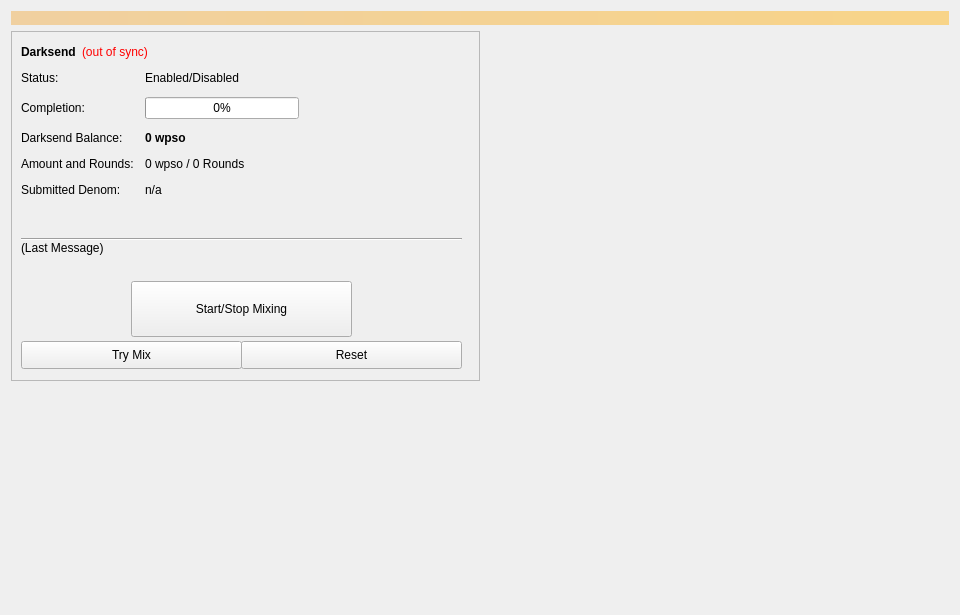
<?xml version="1.0" encoding="UTF-8"?>
<ui version="4.0">
 <class>Coinmix</class>
 <widget class="QWidget" name="Coinmix">
  <property name="geometry">
   <rect>
    <x>0</x>
    <y>0</y>
    <width>960</width>
    <height>615</height>
   </rect>
  </property>
  <property name="minimumSize">
   <size>
    <width>960</width>
    <height>0</height>
   </size>
  </property>
  <property name="windowTitle">
   <string>Form</string>
  </property>
  <layout class="QVBoxLayout" name="topLayout">
   <item>
    <widget class="QLabel" name="labelAlerts">
     <property name="visible">
      <bool>false</bool>
     </property>
     <property name="styleSheet">
      <string notr="true">background-color: qlineargradient(x1: 0, y1: 0, x2: 1, y2: 0, stop:0 #F0D0A0, stop:1 #F8D488); color:#000000;</string>
     </property>
     <property name="wordWrap">
      <bool>true</bool>
     </property>
     <property name="margin">
      <number>3</number>
     </property>
    </widget>
   </item>
   <item>
    <layout class="QHBoxLayout" name="horizontalLayout" stretch="1,1">
     <item>
      <layout class="QVBoxLayout" name="verticalLayout_2">
       <item>
        <widget class="QFrame" name="frameDarksend">
         <property name="minimumSize">
          <size>
           <width>0</width>
           <height>350</height>
          </size>
         </property>
         <property name="layoutDirection">
          <enum>Qt::LeftToRight</enum>
         </property>
         <property name="frameShape">
          <enum>QFrame::StyledPanel</enum>
         </property>
         <property name="frameShadow">
          <enum>QFrame::Raised</enum>
         </property>
         <widget class="QWidget" name="formLayoutWidget">
          <property name="geometry">
           <rect>
            <x>10</x>
            <y>40</y>
            <width>451</width>
            <height>161</height>
           </rect>
          </property>
          <layout class="QFormLayout" name="formLayout">
           <property name="fieldGrowthPolicy">
            <enum>QFormLayout::AllNonFixedFieldsGrow</enum>
           </property>
           <property name="horizontalSpacing">
            <number>11</number>
           </property>
           <property name="verticalSpacing">
            <number>12</number>
           </property>
           <item row="0" column="0">
            <widget class="QLabel" name="label_6">
             <property name="text">
              <string>Status:</string>
             </property>
            </widget>
           </item>
           <item row="1" column="0">
            <widget class="QLabel" name="label_7">
             <property name="text">
              <string>Completion:</string>
             </property>
            </widget>
           </item>
           <item row="1" column="1">
            <widget class="QProgressBar" name="DarksendProgress">
             <property name="maximumSize">
              <size>
               <width>154</width>
               <height>16777215</height>
              </size>
             </property>
             <property name="value">
              <number>0</number>
             </property>
            </widget>
           </item>
           <item row="2" column="0">
            <widget class="QLabel" name="labelAnonymizedText">
             <property name="text">
              <string>Darksend Balance:</string>
             </property>
            </widget>
           </item>
           <item row="2" column="1">
            <widget class="QLabel" name="labelAnonymized">
             <property name="font">
              <font>
               <weight>75</weight>
               <bold>true</bold>
              </font>
             </property>
             <property name="text">
              <string notr="true">0 wpso</string>
             </property>
            </widget>
           </item>
           <item row="3" column="0">
            <widget class="QLabel" name="label_8">
             <property name="text">
              <string>Amount and Rounds:</string>
             </property>
            </widget>
           </item>
           <item row="3" column="1">
            <widget class="QLabel" name="labelAmountRounds">
             <property name="text">
              <string>0 wpso / 0 Rounds</string>
             </property>
            </widget>
           </item>
           <item row="4" column="0">
            <widget class="QLabel" name="label_9">
             <property name="text">
              <string>Submitted Denom:</string>
             </property>
            </widget>
           </item>
           <item row="4" column="1">
            <widget class="QLabel" name="labelSubmittedDenom">
             <property name="toolTip">
              <string>The denominations you submitted to the Masternode.&lt;br&gt;To mix, other users must submit the exact same denominations.</string>
             </property>
             <property name="text">
              <string>n/a</string>
             </property>
            </widget>
           </item>
           <item row="0" column="1">
            <widget class="QLabel" name="DarksendEnabled">
             <property name="text">
              <string>Enabled/Disabled</string>
             </property>
            </widget>
           </item>
          </layout>
         </widget>
         <widget class="QPushButton" name="runAutoDenom">
          <property name="geometry">
           <rect>
            <x>251</x>
            <y>17</y>
            <width>1</width>
            <height>1</height>
           </rect>
          </property>
          <property name="palette">
           <palette>
            <active>
             <colorrole role="WindowText">
              <brush brushstyle="SolidPattern">
               <color alpha="255">
                <red>0</red>
                <green>0</green>
                <blue>0</blue>
               </color>
              </brush>
             </colorrole>
             <colorrole role="Button">
              <brush brushstyle="SolidPattern">
               <color alpha="255">
                <red>239</red>
                <green>238</green>
                <blue>238</blue>
               </color>
              </brush>
             </colorrole>
             <colorrole role="Light">
              <brush brushstyle="SolidPattern">
               <color alpha="255">
                <red>255</red>
                <green>255</green>
                <blue>255</blue>
               </color>
              </brush>
             </colorrole>
             <colorrole role="Midlight">
              <brush brushstyle="SolidPattern">
               <color alpha="255">
                <red>247</red>
                <green>246</green>
                <blue>246</blue>
               </color>
              </brush>
             </colorrole>
             <colorrole role="Dark">
              <brush brushstyle="SolidPattern">
               <color alpha="255">
                <red>119</red>
                <green>119</green>
                <blue>119</blue>
               </color>
              </brush>
             </colorrole>
             <colorrole role="Mid">
              <brush brushstyle="SolidPattern">
               <color alpha="255">
                <red>159</red>
                <green>159</green>
                <blue>159</blue>
               </color>
              </brush>
             </colorrole>
             <colorrole role="Text">
              <brush brushstyle="SolidPattern">
               <color alpha="255">
                <red>0</red>
                <green>0</green>
                <blue>0</blue>
               </color>
              </brush>
             </colorrole>
             <colorrole role="BrightText">
              <brush brushstyle="SolidPattern">
               <color alpha="255">
                <red>255</red>
                <green>255</green>
                <blue>255</blue>
               </color>
              </brush>
             </colorrole>
             <colorrole role="ButtonText">
              <brush brushstyle="SolidPattern">
               <color alpha="255">
                <red>0</red>
                <green>0</green>
                <blue>0</blue>
               </color>
              </brush>
             </colorrole>
             <colorrole role="Base">
              <brush brushstyle="SolidPattern">
               <color alpha="255">
                <red>255</red>
                <green>255</green>
                <blue>255</blue>
               </color>
              </brush>
             </colorrole>
             <colorrole role="Window">
              <brush brushstyle="SolidPattern">
               <color alpha="255">
                <red>239</red>
                <green>238</green>
                <blue>238</blue>
               </color>
              </brush>
             </colorrole>
             <colorrole role="Shadow">
              <brush brushstyle="SolidPattern">
               <color alpha="255">
                <red>0</red>
                <green>0</green>
                <blue>0</blue>
               </color>
              </brush>
             </colorrole>
             <colorrole role="AlternateBase">
              <brush brushstyle="SolidPattern">
               <color alpha="255">
                <red>247</red>
                <green>246</green>
                <blue>246</blue>
               </color>
              </brush>
             </colorrole>
             <colorrole role="ToolTipBase">
              <brush brushstyle="SolidPattern">
               <color alpha="255">
                <red>255</red>
                <green>255</green>
                <blue>220</blue>
               </color>
              </brush>
             </colorrole>
             <colorrole role="ToolTipText">
              <brush brushstyle="SolidPattern">
               <color alpha="255">
                <red>0</red>
                <green>0</green>
                <blue>0</blue>
               </color>
              </brush>
             </colorrole>
            </active>
            <inactive>
             <colorrole role="WindowText">
              <brush brushstyle="SolidPattern">
               <color alpha="255">
                <red>0</red>
                <green>0</green>
                <blue>0</blue>
               </color>
              </brush>
             </colorrole>
             <colorrole role="Button">
              <brush brushstyle="SolidPattern">
               <color alpha="255">
                <red>239</red>
                <green>238</green>
                <blue>238</blue>
               </color>
              </brush>
             </colorrole>
             <colorrole role="Light">
              <brush brushstyle="SolidPattern">
               <color alpha="255">
                <red>255</red>
                <green>255</green>
                <blue>255</blue>
               </color>
              </brush>
             </colorrole>
             <colorrole role="Midlight">
              <brush brushstyle="SolidPattern">
               <color alpha="255">
                <red>247</red>
                <green>246</green>
                <blue>246</blue>
               </color>
              </brush>
             </colorrole>
             <colorrole role="Dark">
              <brush brushstyle="SolidPattern">
               <color alpha="255">
                <red>119</red>
                <green>119</green>
                <blue>119</blue>
               </color>
              </brush>
             </colorrole>
             <colorrole role="Mid">
              <brush brushstyle="SolidPattern">
               <color alpha="255">
                <red>159</red>
                <green>159</green>
                <blue>159</blue>
               </color>
              </brush>
             </colorrole>
             <colorrole role="Text">
              <brush brushstyle="SolidPattern">
               <color alpha="255">
                <red>0</red>
                <green>0</green>
                <blue>0</blue>
               </color>
              </brush>
             </colorrole>
             <colorrole role="BrightText">
              <brush brushstyle="SolidPattern">
               <color alpha="255">
                <red>255</red>
                <green>255</green>
                <blue>255</blue>
               </color>
              </brush>
             </colorrole>
             <colorrole role="ButtonText">
              <brush brushstyle="SolidPattern">
               <color alpha="255">
                <red>0</red>
                <green>0</green>
                <blue>0</blue>
               </color>
              </brush>
             </colorrole>
             <colorrole role="Base">
              <brush brushstyle="SolidPattern">
               <color alpha="255">
                <red>255</red>
                <green>255</green>
                <blue>255</blue>
               </color>
              </brush>
             </colorrole>
             <colorrole role="Window">
              <brush brushstyle="SolidPattern">
               <color alpha="255">
                <red>239</red>
                <green>238</green>
                <blue>238</blue>
               </color>
              </brush>
             </colorrole>
             <colorrole role="Shadow">
              <brush brushstyle="SolidPattern">
               <color alpha="255">
                <red>0</red>
                <green>0</green>
                <blue>0</blue>
               </color>
              </brush>
             </colorrole>
             <colorrole role="AlternateBase">
              <brush brushstyle="SolidPattern">
               <color alpha="255">
                <red>247</red>
                <green>246</green>
                <blue>246</blue>
               </color>
              </brush>
             </colorrole>
             <colorrole role="ToolTipBase">
              <brush brushstyle="SolidPattern">
               <color alpha="255">
                <red>255</red>
                <green>255</green>
                <blue>220</blue>
               </color>
              </brush>
             </colorrole>
             <colorrole role="ToolTipText">
              <brush brushstyle="SolidPattern">
               <color alpha="255">
                <red>0</red>
                <green>0</green>
                <blue>0</blue>
               </color>
              </brush>
             </colorrole>
            </inactive>
            <disabled>
             <colorrole role="WindowText">
              <brush brushstyle="SolidPattern">
               <color alpha="255">
                <red>119</red>
                <green>119</green>
                <blue>119</blue>
               </color>
              </brush>
             </colorrole>
             <colorrole role="Button">
              <brush brushstyle="SolidPattern">
               <color alpha="255">
                <red>239</red>
                <green>238</green>
                <blue>238</blue>
               </color>
              </brush>
             </colorrole>
             <colorrole role="Light">
              <brush brushstyle="SolidPattern">
               <color alpha="255">
                <red>255</red>
                <green>255</green>
                <blue>255</blue>
               </color>
              </brush>
             </colorrole>
             <colorrole role="Midlight">
              <brush brushstyle="SolidPattern">
               <color alpha="255">
                <red>247</red>
                <green>246</green>
                <blue>246</blue>
               </color>
              </brush>
             </colorrole>
             <colorrole role="Dark">
              <brush brushstyle="SolidPattern">
               <color alpha="255">
                <red>119</red>
                <green>119</green>
                <blue>119</blue>
               </color>
              </brush>
             </colorrole>
             <colorrole role="Mid">
              <brush brushstyle="SolidPattern">
               <color alpha="255">
                <red>159</red>
                <green>159</green>
                <blue>159</blue>
               </color>
              </brush>
             </colorrole>
             <colorrole role="Text">
              <brush brushstyle="SolidPattern">
               <color alpha="255">
                <red>119</red>
                <green>119</green>
                <blue>119</blue>
               </color>
              </brush>
             </colorrole>
             <colorrole role="BrightText">
              <brush brushstyle="SolidPattern">
               <color alpha="255">
                <red>255</red>
                <green>255</green>
                <blue>255</blue>
               </color>
              </brush>
             </colorrole>
             <colorrole role="ButtonText">
              <brush brushstyle="SolidPattern">
               <color alpha="255">
                <red>119</red>
                <green>119</green>
                <blue>119</blue>
               </color>
              </brush>
             </colorrole>
             <colorrole role="Base">
              <brush brushstyle="SolidPattern">
               <color alpha="255">
                <red>239</red>
                <green>238</green>
                <blue>238</blue>
               </color>
              </brush>
             </colorrole>
             <colorrole role="Window">
              <brush brushstyle="SolidPattern">
               <color alpha="255">
                <red>239</red>
                <green>238</green>
                <blue>238</blue>
               </color>
              </brush>
             </colorrole>
             <colorrole role="Shadow">
              <brush brushstyle="SolidPattern">
               <color alpha="255">
                <red>0</red>
                <green>0</green>
                <blue>0</blue>
               </color>
              </brush>
             </colorrole>
             <colorrole role="AlternateBase">
              <brush brushstyle="SolidPattern">
               <color alpha="255">
                <red>239</red>
                <green>238</green>
                <blue>238</blue>
               </color>
              </brush>
             </colorrole>
             <colorrole role="ToolTipBase">
              <brush brushstyle="SolidPattern">
               <color alpha="255">
                <red>255</red>
                <green>255</green>
                <blue>220</blue>
               </color>
              </brush>
             </colorrole>
             <colorrole role="ToolTipText">
              <brush brushstyle="SolidPattern">
               <color alpha="255">
                <red>0</red>
                <green>0</green>
                <blue>0</blue>
               </color>
              </brush>
             </colorrole>
            </disabled>
           </palette>
          </property>
          <property name="focusPolicy">
           <enum>Qt::NoFocus</enum>
          </property>
          <property name="autoFillBackground">
           <bool>true</bool>
          </property>
          <property name="text">
           <string/>
          </property>
          <property name="flat">
           <bool>true</bool>
          </property>
         </widget>
         <widget class="QPushButton" name="toggleDarksend">
          <property name="geometry">
           <rect>
            <x>120</x>
            <y>250</y>
            <width>221</width>
            <height>56</height>
           </rect>
          </property>
          <property name="sizePolicy">
           <sizepolicy hsizetype="MinimumExpanding" vsizetype="Fixed">
            <horstretch>0</horstretch>
            <verstretch>0</verstretch>
           </sizepolicy>
          </property>
          <property name="text">
           <string>Start/Stop Mixing</string>
          </property>
         </widget>
         <widget class="Line" name="lineLastMessage">
          <property name="geometry">
           <rect>
            <x>10</x>
            <y>200</y>
            <width>441</width>
            <height>16</height>
           </rect>
          </property>
          <property name="orientation">
           <enum>Qt::Horizontal</enum>
          </property>
         </widget>
         <widget class="QLabel" name="DarksendStatus">
          <property name="geometry">
           <rect>
            <x>10</x>
            <y>210</y>
            <width>451</width>
            <height>43</height>
           </rect>
          </property>
          <property name="minimumSize">
           <size>
            <width>288</width>
            <height>43</height>
           </size>
          </property>
          <property name="text">
           <string>(Last Message)</string>
          </property>
          <property name="alignment">
           <set>Qt::AlignLeading|Qt::AlignLeft|Qt::AlignTop</set>
          </property>
          <property name="wordWrap">
           <bool>true</bool>
          </property>
         </widget>
         <widget class="QPushButton" name="DarksendAuto">
          <property name="geometry">
           <rect>
            <x>10</x>
            <y>310</y>
            <width>221</width>
            <height>28</height>
           </rect>
          </property>
          <property name="sizePolicy">
           <sizepolicy hsizetype="MinimumExpanding" vsizetype="Fixed">
            <horstretch>0</horstretch>
            <verstretch>0</verstretch>
           </sizepolicy>
          </property>
          <property name="toolTip">
           <string>Try to manually submit a Darksend request.</string>
          </property>
          <property name="text">
           <string>Try Mix</string>
          </property>
         </widget>
         <widget class="QPushButton" name="DarksendReset">
          <property name="geometry">
           <rect>
            <x>230</x>
            <y>310</y>
            <width>221</width>
            <height>28</height>
           </rect>
          </property>
          <property name="sizePolicy">
           <sizepolicy hsizetype="MinimumExpanding" vsizetype="Fixed">
            <horstretch>0</horstretch>
            <verstretch>0</verstretch>
           </sizepolicy>
          </property>
          <property name="toolTip">
           <string>Reset the current status of Darksend (can interrupt Darksend if it's in the process of Mixing, which can cost you money!)</string>
          </property>
          <property name="autoFillBackground">
           <bool>false</bool>
          </property>
          <property name="text">
           <string>Reset</string>
          </property>
         </widget>
         <widget class="QWidget" name="layoutWidget">
          <property name="geometry">
           <rect>
            <x>10</x>
            <y>10</y>
            <width>431</width>
            <height>22</height>
           </rect>
          </property>
          <layout class="QHBoxLayout" name="horizontalLayout_5">
           <item>
            <widget class="QLabel" name="label_2">
             <property name="font">
              <font>
               <weight>75</weight>
               <bold>true</bold>
              </font>
             </property>
             <property name="text">
              <string>Darksend</string>
             </property>
            </widget>
           </item>
           <item>
            <widget class="QLabel" name="labelDarksendSyncStatus">
             <property name="toolTip">
              <string>The displayed information may be out of date. Your wallet automatically synchronizes with the wpso network after a connection is established, but this process has not completed yet.</string>
             </property>
             <property name="styleSheet">
              <string notr="true">QLabel { color: red; }</string>
             </property>
             <property name="text">
              <string notr="true">(out of sync)</string>
             </property>
             <property name="alignment">
              <set>Qt::AlignLeading|Qt::AlignLeft|Qt::AlignVCenter</set>
             </property>
            </widget>
           </item>
           <item>
            <spacer name="horizontalSpacer_4">
             <property name="orientation">
              <enum>Qt::Horizontal</enum>
             </property>
             <property name="sizeHint" stdset="0">
              <size>
               <width>40</width>
               <height>20</height>
              </size>
             </property>
            </spacer>
           </item>
          </layout>
         </widget>
        </widget>
       </item>
       <item>
        <spacer name="verticalSpacer">
         <property name="orientation">
          <enum>Qt::Vertical</enum>
         </property>
         <property name="sizeHint" stdset="0">
          <size>
           <width>20</width>
           <height>40</height>
          </size>
         </property>
        </spacer>
       </item>
      </layout>
     </item>
     <item>
      <layout class="QVBoxLayout" name="verticalLayout_3">
       <item>
        <spacer name="verticalSpacer_2">
         <property name="orientation">
          <enum>Qt::Vertical</enum>
         </property>
         <property name="sizeType">
          <enum>QSizePolicy::Expanding</enum>
         </property>
         <property name="sizeHint" stdset="0">
          <size>
           <width>20</width>
           <height>40</height>
          </size>
         </property>
        </spacer>
       </item>
      </layout>
     </item>
    </layout>
   </item>
  </layout>
 </widget>
 <resources/>
 <connections/>
</ui>
